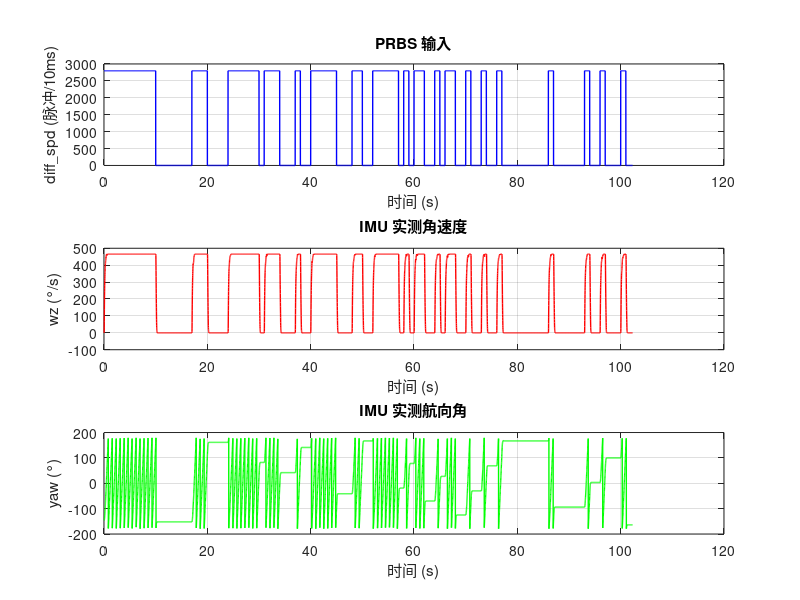

MATLAB code for this plot: (Note: this script raises an error after producing the figure.)
%% 航向辨识 — diff_spd → wz 的 ARX 模型（无需工具箱）
% =========================================================================
% 使用方法：
%   1. STM32 烧录 YAW_IDENTIFY_MODE=1 固件
%   2. 上电后会自动跑 PRBS 约 102 秒，USART1(115200) 输出 CSV
%   3. 串口助手保存为 csv/yaw_data.csv
%   4. 改 YAW_IDENTIFY_MODE=0 重新烧录恢复正常控制
%   5. 运行此脚本，输出 yaw_plant.mat
%
% 数据格式: sample,time_ms,diff_spd,wz,yaw
% 辨识对象: diff_spd(脉冲/10ms) → wz(°/s)
% 由 wz 积分得 yaw，所以 diff_spd → yaw = (diff_spd → wz) × (1/s)
% =========================================================================

clear; clc; close all;

%% 1. 加载数据
data = csvread('csv/yawdata3.csv', 1, 0);
sample  = data(:,1);
time_ms = data(:,2);
diff_spd = data(:,3);   % 输入 u
wz      = data(:,5);    % 输出 y (辨识对象)
yaw     = data(:,4);    % 用于后续验证

Ts = 0.01;   % 10ms 采样

fprintf('数据点数: %d, 时长: %.1f s\n', length(sample), time_ms(end)/1000);

%% 2. 原始数据查看
figure('Name', '原始数据');
subplot(3,1,1);
plot(time_ms/1000, diff_spd, 'b-', 'LineWidth', 1);
ylabel('diff\_spd (脉冲/10ms)'); xlabel('时间 (s)'); grid on;
title('PRBS 输入');

subplot(3,1,2);
plot(time_ms/1000, wz, 'r-', 'LineWidth', 1);
ylabel('wz (°/s)'); xlabel('时间 (s)'); grid on;
title('IMU 实测角速度');

subplot(3,1,3);
plot(time_ms/1000, yaw, 'g-', 'LineWidth', 1);
ylabel('yaw (°)'); xlabel('时间 (s)'); grid on;
title('IMU 实测航向角');

%% 3. 预处理（去均值 + 滑动平均）
u  = diff_spd - mean(diff_spd);
y  = wz      - mean(wz);

win = 5;   % 5 点滑动平均
u  = movmean(u, win);
y  = movmean(y, win);

%% 4. 阶数扫描（常规 ARX）
best_fit   = -inf;
best_theta = [];
best_na = 0; best_nb = 0;

fprintf('\n=== ARX 阶数扫描 ===\n');
fprintf('na\\nb');
for test_nb = 1:4
    fprintf('       nb=%d', test_nb);
end
fprintf('\n');

for test_na = 1:3
    fprintf('na=%d ', test_na);
    for test_nb = 1:4
        th = arx_ls(y, u, test_na, test_nb, 0);
        yh = arx_sim(u, th, test_na, test_nb, 0);

        mid = round(length(y) / 2);
        f = 100 * (1 - norm(y(mid:end) - yh(mid:end)) / norm(y(mid:end) - mean(y(mid:end))));

        fprintf('  %5.1f%%  ', f);

        if f > best_fit
            best_fit = f; best_theta = th;
            best_na = test_na; best_nb = test_nb;
        end
    end
    fprintf('\n');
end

fprintf('\n=== 最优模型 ===\n');
fprintf('阶数: na=%d, nb=%d, 拟合度: %.1f%%\n', best_na, best_nb, best_fit);
fprintf('theta = ');
fprintf('%+.6f ', best_theta);
fprintf('\n');

%% 5. 模型验证
y_hat = arx_sim(u, best_theta, best_na, best_nb, 0);
fit_all = 100 * (1 - norm(y - y_hat) / norm(y - mean(y)));

figure('Name', '模型验证 (wz)');
plot(time_ms/1000, y, 'b-', 'LineWidth', 1); hold on;
plot(time_ms/1000, y_hat, 'r--', 'LineWidth', 1);
ylabel('wz (°/s)'); xlabel('时间 (s)'); grid on;
legend(sprintf('实测 (全段拟合度 = %.1f%%)', fit_all), 'ARX 模型输出');
title('diff\_spd → wz 模型验证');

%% 6. 伯德图（diff_spd → wz）
[num_wz, den_wz] = arx2tf(best_theta, best_na, best_nb, 0);
w = logspace(-1, 2.5, 300);
[mag_wz, phase_wz] = bode_manual(num_wz, den_wz, Ts, w);

% diff_spd → yaw = (diff_spd → wz) × (1/s)
% 离散积分: y(k) = y(k-1) + Ts*u(k), 传递函数 1/(1 - z^-1) × Ts
% 串联到 wz 模型后 = num_wz(z) / [den_wz(z) × (1 - z^-1) / Ts]
num_yaw = num_wz * Ts;
den_yaw = conv(den_wz, [1, -1]);
[mag_yaw, phase_yaw] = bode_manual(num_yaw, den_yaw, Ts, w);

figure('Name', '伯德图');
subplot(2,1,1);
semilogx(w, 20*log10(mag_wz), 'r-', 'LineWidth', 1); hold on;
semilogx(w, 20*log10(mag_yaw), 'g-', 'LineWidth', 1);
ylabel('幅值 (dB)'); grid on; title('伯德图');
legend('|wz/diff\_spd|', '|yaw/diff\_spd|');

subplot(2,1,2);
semilogx(w, phase_wz*180/pi, 'r-', 'LineWidth', 1); hold on;
semilogx(w, phase_yaw*180/pi, 'g-', 'LineWidth', 1);
ylabel('相位 (°)'); xlabel('频率 (rad/s)'); grid on;
legend('wz', 'yaw');

%% 7. 保存模型
% 同时保存积分器形式以便仿真使用
save('yaw_plant.mat', ...
     'best_theta', 'best_na', 'best_nb', ...
     'num_wz','den_wz', 'num_yaw','den_yaw', ...
     'fit_all', 'best_fit', 'Ts');

fprintf('\n已保存 yaw_plant.mat\n');
fprintf('  - best_theta (ARX 参数向量)\n');
fprintf('  - num_wz/den_wz (diff_spd→wz 传递函数分子分母)\n');
fprintf('  - num_yaw/den_yaw (diff_spd→yaw 传递函数分子分母)\n');
fprintf('  - Ts (采样周期 0.01s)\n');

%% ========== 辅助函数（与 identify_motor.m 一致） ==========
function theta = arx_ls(y, u, na, nb, nk)
    N = length(y);
    max_lag = max(na, nb + nk);
    Phi = zeros(N - max_lag, na + nb);
    for i = 1:na
        Phi(:, i) = -y(max_lag - i + 1 : N - i);
    end
    for j = 1:nb
        Phi(:, na + j) = u(max_lag - nk - j + 1 : N - nk - j);
    end
    Y = y(max_lag + 1 : N);
    theta = Phi \ Y;
end

function y_hat = arx_sim(u, theta, na, nb, nk)
    N = length(u);
    y_hat = zeros(N, 1);
    for k = max(na, nb + nk) + 1 : N
        y_hat(k) = -sum(theta(1:na) .* y_hat(k - (1:na))) ...
                    + sum(theta(na+1:end) .* u(k - ((1:nb) + nk)));
    end
end

function [num, den] = arx2tf(theta, na, nb, nk)
    den = [1, theta(1:na)'];
    num = [zeros(1, nk), theta(na+1:na+nb)'];
end

function [mag, phase] = bode_manual(num, den, Ts, w)
    z = exp(1j * w * Ts);
    H = zeros(size(w));
    for i = 1:length(w)
        num_z = sum(num .* (z(i).^(-(0:length(num)-1))));
        den_z = sum(den .* (z(i).^(-(0:length(den)-1))));
        H(i) = num_z / den_z;
    end
    mag = abs(H);
    phase = angle(H);
end
